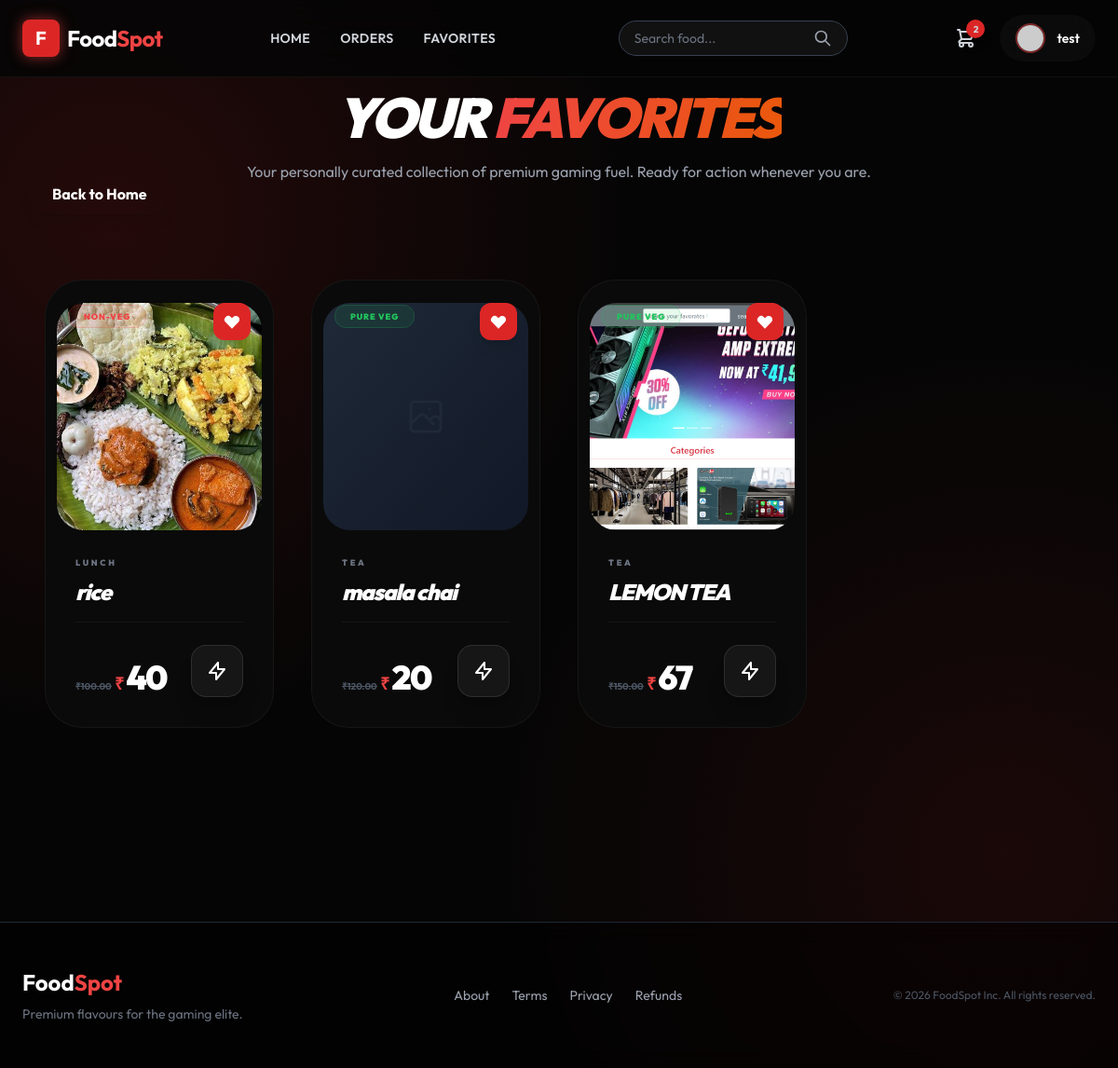
Page /favorites/ (signed in) on the committed database.
### menu/models.py (models this page shows, shortened)
class Favorite(models.Model):
    user = models.ForeignKey(User, on_delete=models.CASCADE)
    product = models.ForeignKey(Product, on_delete=models.CASCADE)
    created_at = models.DateTimeField(auto_now_add=True)
    class Meta:
        unique_together = ('user', 'product')

class Product(models.Model):
    category = models.ForeignKey(Category, on_delete=models.CASCADE)
    name = models.CharField(max_length=150, null=False, blank=False)
    product_image = models.ImageField(upload_to='images', null=True, blank=True)
    quantity = models.IntegerField(null=False, blank=False, default=0)
    original_price = models.DecimalField(max_digits=10, decimal_places=2, null=False)
    selling_price = models.DecimalField(max_digits=10, decimal_places=2, null=False)
    description = models.TextField(max_length=300, null=False)
    is_veg = models.BooleanField(default=False)

class Category(models.Model):
    name = models.CharField(max_length=200, null=False, blank=False)
    description = models.TextField(max_length=200, null=False, blank=False)
    image = models.ImageField(upload_to='images', null=True)
    status = models.BooleanField(default=False)

### menu/views.py (the view)
# urls.py: path("favorites/", FavoritesListView.as_view(), name="favorites"),
@method_decorator(signin_required, name="dispatch")
class FavoritesListView(View):
    def get(self, request):
        favorites = Favorite.objects.filter(user=request.user).select_related('product')
        return render(request, "menu/favorites.html", {"favorites": favorites})

### menu/views.py (called while the page is built)
def signin_required(fn):
    def wrapper(request, *args, **kwargs):
        if not request.user.is_authenticated:
            return redirect("login")
        return fn(request, *args, **kwargs)
    return wrapper

### menu/templates/menu/favorites.html (shortened to what this page needs)
{% extends "menu/base.html" %}
{% block content %}
<div class="mb-20">
    <h1 class="text-6xl font-black text-white italic tracking-tighter mb-4 text-center">
        YOUR <span class="text-transparent bg-clip-text bg-gradient-to-r from-red-500 to-orange-600">FAVORITES</span>
    </h1>
    <p class="text-gray-400 text-center max-w-2xl mx-auto">
        Your personally curated collection of premium gaming fuel. Ready for action whenever you are.
    </p>
     <a href="{% url 'home' %}"
            class="bg-white-600 hover:bg-red-700 text-white font-bold py-3 px-6 rounded-full shadow-lg transition transform hover:scale-105">
            Back to Home
        </a>
</div>
{% if favorites %}
<div class="grid grid-cols-1 sm:grid-cols-2 lg:grid-cols-4 gap-10 px-4 mb-32 max-w-7xl mx-auto relative">
    {% for fav in favorites %}
    {% with prod=fav.product %}
    <div class="product-card group bg-[#0a0a0a] rounded-[2.5rem] overflow-hidden border border-white/5 hover:border-red-500/40 transition-all duration-700 hover:shadow-[0_0_50px_rgba(239,68,68,0.15)]"
        style="--accent-color: {% if prod.is_veg %}34, 197, 94{% else %}220, 38, 38{% endif %};">
        <div class="relative h-[280px] overflow-hidden p-3 pt-6">
            <div class="absolute top-6 left-6 z-30">
                <span
                    class="{% if prod.is_veg %}bg-green-500/10 text-green-500 border-green-500/20{% else %}bg-red-500/10 text-red-500 border-red-500/20{% endif %} px-4 py-1.5 rounded-xl text-[9px] font-black uppercase tracking-widest border backdrop-blur-md">
                    {% if prod.is_veg %}Pure Veg{% else %}Non-Veg{% endif %}
                </span>
            </div>
            <div class="absolute top-6 right-6 z-30">
                <a href="{% url 'remove_from_favorite' prod.id %}"
                    class="w-10 h-10 bg-red-600 rounded-xl flex items-center justify-center text-white transition-all duration-300 shadow-lg group-hover:scale-110">
                    <svg xmlns="http://www.w3.org/2000/svg" class="h-5 w-5" viewBox="0 0 20 20" fill="currentColor">
                        <path fill-rule="evenodd"
                            d="M3.172 5.172a4 4 0 015.657 0L10 6.343l1.172-1.171a4 4 0 115.656 5.656L10 17.657l-6.828-6.829a4 4 0 010-5.656z"
                            clip-rule="evenodd" />
                    </svg>
                </a>
            </div>
            {% if prod.product_image %}
            <img src="{{ prod.product_image.url }}"
                class="w-full h-full object-cover rounded-[1.8rem] transform group-hover:scale-105 transition duration-[1.5s] ease-out">
            {% else %}
            <div
                class="w-full h-full bg-gradient-to-br from-gray-800 to-gray-900 rounded-[1.8rem] flex items-center justify-center">
            </div>
            {% endif %}
        </div>
        <div class="p-8 pt-4">
            <div class="mb-4">
                <span class="text-[9px] font-black text-gray-500 uppercase tracking-[0.3em] block mb-2">
                    {{ prod.category.name }}</span>
                <h3
                    class="text-2xl font-black text-white italic tracking-tighter truncate group-hover:text-red-400 transition duration-500">
                    {{ prod.name }}</h3>
            </div>
            <div class="flex items-end justify-between border-t border-white/5 pt-6">
                <div>
                    <span class="text-[10px] text-gray-600 font-bold line-through mb-1">
                        ₹{{ prod.original_price }}</span>
                    <span class="text-4xl font-black text-white tracking-tighter">
                        <span class="text-red-500 text-lg mr-1 font-bold">₹</span>{{ prod.selling_price|floatformat:0 }}
                    </span>
                </div>
                <a href="{% url 'buy' prod.id %}"
                    class="w-14 h-14 bg-white/5 hover:bg-white text-white hover:text-black rounded-2xl flex items-center justify-center transition-all duration-500 border border-white/10 hover:border-white shadow-xl active:scale-95">
                    <svg xmlns="http://www.w3.org/2000/svg" class="h-6 w-6" fill="none" viewBox="0 0 24 24"
                        stroke="currentColor">
                        <path stroke-linecap="round" stroke-linejoin="round" stroke-width="2"
                            d="M13 10V3L4 14h7v7l9-11h-7z" />
                    </svg>
                </a>
            </div>
        </div>
    </div>
    {% endwith %}
    {% endfor %}
</div>
{% endif %}
{% endblock %}

### menu/templates/menu/base.html (shortened to what this page needs)
{% load static %}
<!DOCTYPE html>
<html lang="en">
<head>
    <script src="https://cdn.tailwindcss.com"></script>
</head>
<body class="flex flex-col min-h-screen">
    <nav class="glass-nav fixed w-full z-50 transition-all duration-300">
        <div class="max-w-7xl mx-auto px-6 py-4 flex justify-between items-center">
            <a href="{% url 'home' %}" class="flex items-center gap-2 group">
                <div
                    class="w-10 h-10 bg-red-600 rounded-lg flex items-center justify-center transform group-hover:rotate-12 transition duration-300 shadow-[0_0_15px_rgba(239,68,68,0.6)]">
                    <span class="text-white font-bold text-xl">F</span>
                </div>
                <span class="text-2xl font-bold tracking-tight group-hover:text-red-500 transition">Food<span
                        class="text-red-500">Spot</span></span>
            </a>
            {% if user.is_authenticated %}
            <div class="hidden md:flex items-center space-x-8 text-sm font-semibold uppercase tracking-wide">
                <a href="{% url 'home' %}" class="relative group text-gray-300 hover:text-white transition">
                    Home
                </a>
                <a href="{% url 'my_orders' %}" class="relative group text-gray-300 hover:text-white transition">
                    Orders
                </a>
                <a href="{% url 'favorites' %}" class="relative group text-gray-300 hover:text-white transition">
                    Favorites
                </a>
            </div>
            {% endif %}
            {% block search_bar %}
            <form action="{% url 'search' %}" method="GET"
                class="hidden md:flex items-center bg-white/5 border border-gray-700 rounded-full px-4 py-2 ml-4 focus-within:border-red-500/50 focus-within:bg-white/10 transition">
                <input type="text" name="q" placeholder="Search food..."
                    class="bg-transparent border-none text-sm text-white placeholder-gray-500 focus:outline-none w-48">
                <button type="submit" class="text-gray-400 hover:text-white transition">
                    <svg xmlns="http://www.w3.org/2000/svg" class="h-5 w-5" fill="none" viewBox="0 0 24 24"
                        stroke="currentColor">
                        <path stroke-linecap="round" stroke-linejoin="round" stroke-width="2"
                            d="M21 21l-6-6m2-5a7 7 0 11-14 0 7 7 0 0114 0z" />
                    </svg>
                </button>
            </form>
            {% endblock %}
            <div class="flex items-center space-x-6">
                {% if user.is_authenticated %}
                <a href="{% url 'cart' %}" class="relative group text-gray-300 hover:text-white transition">
                    {% if user.cart_set.count > 0 %}
                    <span
                        class="absolute -top-2 -right-2 bg-red-600 text-[10px] w-5 h-5 flex items-center justify-center rounded-full font-bold shadow-lg animate-bounce">
                        {{ user.cart_set.count }}
                    </span>
                    {% endif %}
                </a>
                {% endif %}
                {% if user.is_authenticated %}
                <a href="{% url 'profile' %}"
                    class="flex items-center gap-3 glass px-4 py-2 rounded-full hover:bg-white/10 transition border-transparent hover:border-red-500/30 group">
                    <div
                        class="w-8 h-8 rounded-full overflow-hidden border-2 border-red-500/50 group-hover:border-red-500 transition">
                        {% if user.profile.profile_pic %}
                        <img src="{{ user.profile.profile_pic.url }}" class="w-full h-full object-cover">
                        {% else %}
                        <img src="https://ui-avatars.com/api/?name={{ user.username }}&background=1f2937&color=fff"
                            class="w-full h-full object-cover">
                        {% endif %}
                    </div>
                    <span class="hidden md:block font-semibold text-sm">{{ user.username }}</span>
                </a>
                {% else %}
                <a href="{% url 'login' %}"
                    class="bg-red-600 hover:bg-red-700 text-white text-sm font-bold px-6 py-2.5 rounded-full shadow-[0_4px_14px_0_rgba(220,38,38,0.39)] hover:shadow-[0_6px_20px_rgba(220,38,38,0.23)] hover:-translate-y-0.5 transition ease-in-out">
                    Login
                </a>
                {% endif %}
            </div>
        </div>
    </nav>
    <main class="flex-grow pt-24 px-4 sm:px-6 lg:px-8 max-w-7xl mx-auto w-full fade-in">
        {% block content %}
        {% endblock %}
    </main>
    <footer class="mt-20 border-t border-gray-800 bg-black/50 backdrop-blur-md">
        <div class="max-w-7xl mx-auto py-12 px-6">
            <div class="flex flex-col md:flex-row justify-between items-center gap-6">
                <div class="text-center md:text-left">
                    <h3 class="text-2xl font-bold text-white mb-2">Food<span class="text-red-500">Spot</span></h3>
                    <p class="text-gray-500 text-sm">Premium flavours for the gaming elite.</p>
                </div>
                <div class="flex space-x-6 text-sm text-gray-400">
                    <a href="{% url 'about_us' %}" class="hover:text-red-500 transition">About</a>
                    <a href="{% url 'terms' %}" class="hover:text-red-500 transition">Terms</a>
                    <a href="{% url 'privacy' %}" class="hover:text-red-500 transition">Privacy</a>
                    <a href="{% url 'refund' %}" class="hover:text-red-500 transition">Refunds</a>
                </div>
                <p class="text-gray-600 text-xs">© 2026 FoodSpot Inc. All rights reserved.</p>
            </div>
        </div>
    </footer>
</body>
</html>

### menu/templates/menu/base.html (style rules this page uses)
body { font-family: 'Outfit', sans-serif; background-color: #050505; background-image: radial-gradient(circle at 10% 20%, rgba(220, 38, 38, 0.15) 0%, transparent 40%), radial-gradient(circle at 90% 80%, rgba(220, 38, 38, 0.1) 0%, transparent 40%); color: #fff; overflow-x: hidden; }
.glass { background: rgba(255, 255, 255, 0.03); backdrop-filter: blur(16px); -webkit-backdrop-filter: blur(16px); border: 1px solid rgba(255, 255, 255, 0.08); }
.glass-nav { background: rgba(5, 5, 5, 0.85); backdrop-filter: blur(20px); border-bottom: 1px solid rgba(255, 255, 255, 0.05); }
.fade-in { animation: fadeIn 0.6s ease-out forwards; opacity: 0; transform: translateY(10px); }

### rows in the picture
Favorite: shows "NON-VEG", product.product_image (picture), product.category.name "LUNCH", product.name "rice", product.original_price "100.00", product.selling_price "40"
Favorite: shows "PURE VEG", product.category.name "TEA", product.name "masala chai", product.original_price "120.00", product.selling_price "20"
Favorite: shows "PURE VEG", product.product_image (picture), product.category.name "TEA", product.name "LEMON TEA", product.original_price "150.00", product.selling_price "67"

### other values in the picture
{{ user.cart_set.count }} "2"
{{ user.username }} "test"
